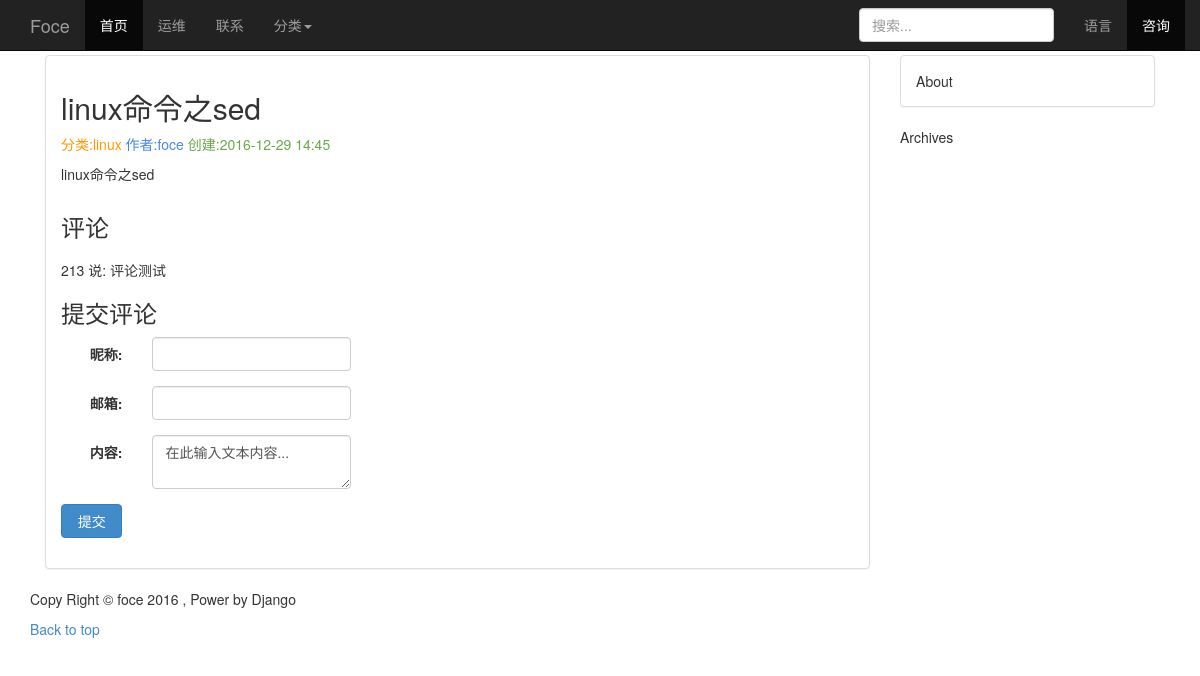
Screenshot of /detail/3/ with the database file from the repository.
### blog/models.py (models this page shows, shortened)
class Blog(models.Model):
    id = models.AutoField(auto_created=True,primary_key=True,serialize=False)
    title = models.CharField(max_length=32)
    author = models.ForeignKey(Author)
    content = models.TextField()
    created = models.DateTimeField(auto_now_add=True)
    category = models.ForeignKey(Category)
    tags = models.ManyToManyField(Tag)

class Category(models.Model):
    name = models.CharField(max_length=16)

class Author(models.Model):
    name = models.CharField(max_length=30)
    phone = models.CharField(max_length=11)
    email = models.EmailField(blank=True)
    def __unicode__(self):
        return u'%s' %(self.name)

class Comment(models.Model):
    blog = models.ForeignKey(Blog)
    name = models.CharField(max_length=16)
    email = models.EmailField()
    content = models.CharField(max_length=140)
    created = models.DateTimeField(auto_now_add=True)

### blog/views.py (the view)
# urls.py: url(r'^detail/(\d+)/$', get_detail, name='blog_get_detail'),
def get_detail(request,blog_id):
	try:
		blog = Blog.objects.get(id=blog_id)
	except Blog.DoesNotExist:
		raise Http404
	if request.method == 'GET':
		form = CommentForm()
	else:
		form = CommentForm(request.POST)
		if form.is_valid():
			    cleaned_data = form.cleaned_data
			    cleaned_data['blog'] = blog
			    Comment.objects.create(**cleaned_data)
	detail = {
		'blog': blog,
		'comments': blog.comment_set.all().order_by('-created'),
		'form': form
	}
	return render(request, 'blog-detail.html', detail)

### blog/forms.py
class CommentForm(forms.Form):
    name = forms.CharField(label='nickname', max_length=16, error_messages={
        'required': 'plz type ur nickname',
        'max_length': 'too long'
    })
    email = forms.EmailField(label='email', error_messages={
        'required': 'plz type ur email',
        'invalid': 'format warn'
    })
    content = forms.CharField(label='content', error_messages={
        'required': 'plz type ur content',
        'max_length': 'too long'
    })

### blog/templates/blog-detail.html (shortened to what this page needs)
{% extends "blog-base.html" %}
{% block article %}
    {% block article_title %}
    {% autoescape off %}
    <div class="row">
        <div class="col-sm-8 blog-main">
            <div class="blog-post">
                <h2 class="blog-post-title">{{ blog.title }}</h2>
                <p class="blog-post-meta">
                    <span style="color: #ff9900;">分类:{{ blog.category.name }}</span>
                    <span style="color: #4a86e8">作者:{{ blog.author }}</span>
                    <span style="color: #6aa84f">创建:{{ blog.created|date:"Y-m-d H:i" }}</span>
                </p>
                <p>
                    {{ blog.content }}
                </p>
            </div>
        </div>
        <div class="row-fluid">
            <div class="col-md-8">
                <h3>评论</h3>
                {% for comment in comments %}
                    <div style="padding-top: 10px;">
                        {{ comment.name }} 说: {{ comment.content }}
                    </div>
                {% endfor %}
            </div>
            <div class="col-md-8">
                <h3>提交评论</h3>
                <form action="{% url 'blog_get_detail' blog.id %}" method="POST" role="form" class="form-horizontal">
                    <div class="form-group">
                        <label for="id_name" class="col-md-2 control-label">昵称:</label>
                        <div class="col-md-5">
                            <input type="text" class="form-control" id="id_name" maxlength="16" name="name" required>
                        </div>
                    </div>
                    <div class="form-group">
                        <label for="id_email" class="col-md-2 control-label">邮箱:</label>
                        <div class="col-md-5">
                            <input type="email" class="form-control" id="id_email" required name="email">
                        </div>
                    </div>
                    <div class="form-group">
                        <label for="id_email" class="col-md-2 control-label">内容:</label>
                        <div class="col-md-5">
                            <textarea class="form-control" id="id_content" required name="content">在此输入文本内容...</textarea>
                        </div>
                    </div>
                    <div class="form-group">
                        <div class="col-md-2">
                            <button type="submit" class="btn btn btn-primary btn-block">提交</button>
                        </div>
                    </div>
                </form>
            </div>
        </div>
    </div>
    {% endautoescape %}
    {% endblock %}
{% endblock %}

### static/css/navbar-fixed-top.css (style rules this page uses)
body { min-height: 2000px; padding-top: 55px; }

### rows the page displays
Blog: title "linux命令之sed", category.name "linux", author "foce", created "2016-12-29 14:45", content "linux命令之sed"
Comment: name "213", content "评论测试"
